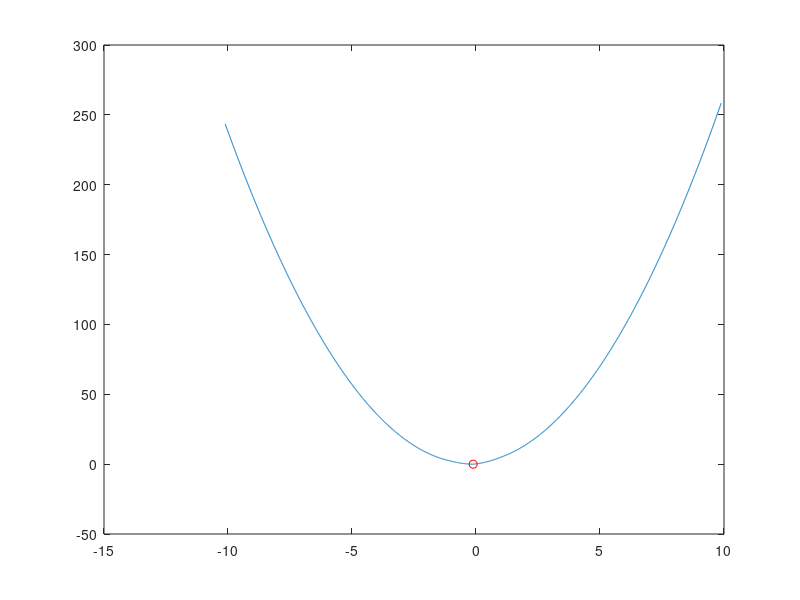
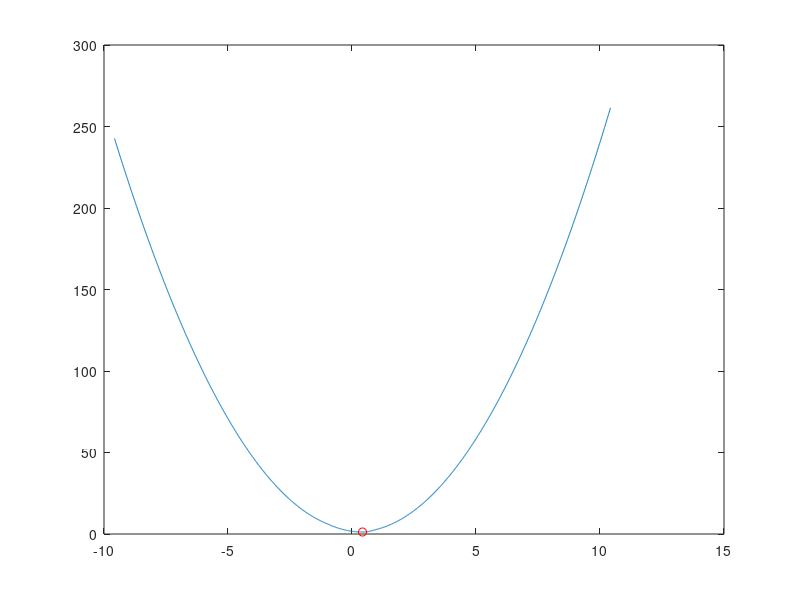
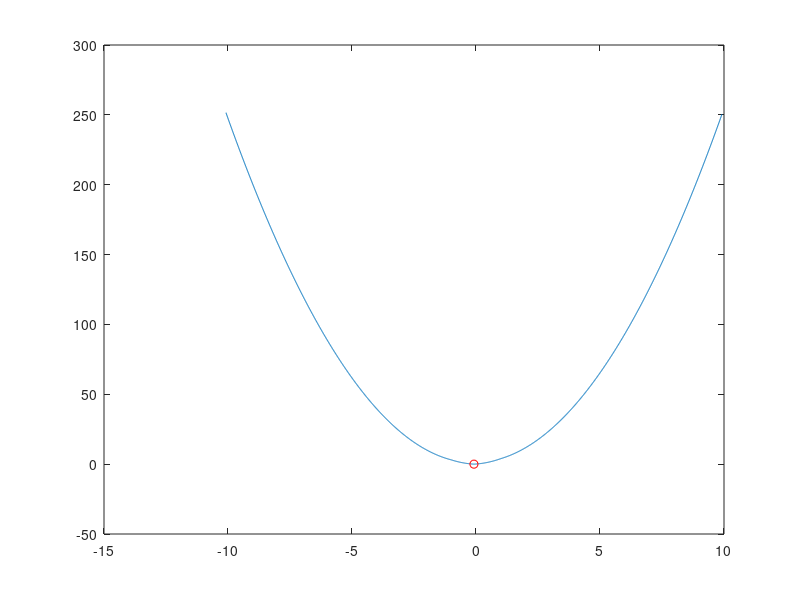
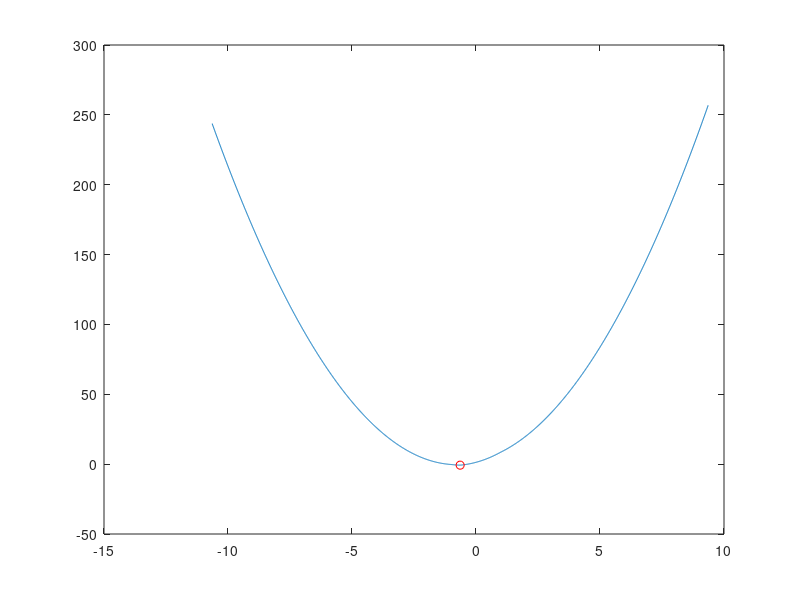

Write the MATLAB code that produced these figures, in order.
clear all; clc;

m=8;
n=6;
r = 3;
W0 = randn(m,r);
H0 = randn(r,n);
X = min(1, max(-1, W0*H0));


lambda = randn(m,n);
rho=5;


[U,S,V] = svds(X,r);
Theta = U*S*V';

W = U;
H = S*V';

A = W*H;

%for k=1:100
    Y =rho*A - lambda;


   c1 = find(Y > (rho+1));

   c2_1 = find(Y > (-rho +1));
   c2_2 = find (Y < (rho-1)); 
   c2   = intersect(c2_1,c2_2); 

   c3 = find(Y < (-rho-1));

   c4_1 = find(Y > (-rho-1));
   c4_2 = find(Y < (-rho));
   c4   = intersect(c4_1,c4_2);

   c5_1 = find (Y > rho);
   c5_2 = find(Y < (rho+1));
   c5   = intersect(c5_1,c5_2);

   c6_1 = find(Y > (rho-1));
   c6_2 = find(Y< rho);
   c6 = intersect(c6_1,c6_2);

   c7_1 = find(Y> (-rho));
   c7_2 = find(Y< (-rho +1));
   c7   = intersect(c7_1,c7_2);


    t1 = (rho*A - lambda) ./ (rho);
    
    t21 = (rho*A - lambda -1 ) ./ (rho);
    t22 = (rho*A - lambda +1 ) ./ (rho);
    t23 = X; 
    t2 = max(min(t22,X), t21);

    t3 = t1; 


    g1 = abs(X+1) +  t1.*lambda + rho/2*(t1 - A).^2;
    

    g2 = abs(X - t2) + t2.*lambda + rho/2*(t2 - A).^2;

    g3 = abs(X-1) +  t1.*lambda + rho/2*(t1 - A).^2;
    
    

    Theta(c1)=t3(c1);
    Theta(c2)=t2(c2);
    Theta(c3)=t1(c3);

    if g1(c4)<g2(c4)

       Theta(c4) = t1(c4);
    else
        Theta(c4) = t2(c4);
    end


    if g2(c5)<g3(c5)

       Theta(c5) = t2(c5);
    else
        Theta(c5) = t3(c5);
    end

    Theta(c6)=1;

    Theta(c7)=-1;






    obj = abs(X - min(1, max(-1,Theta))) + lambda.*Theta + rho/2 .* (Theta - A).^2;

    %W = (1/rho) * ((H*H') \ (H* lambda' + rho * H * Theta') );
    %W = W';
    %H = (1/rho) * ((W'*W) \ (W' * lambda + rho * W' * Theta) );
    %A = W*H;
    %lambda = lambda + rho*(Theta - A);

    for i = 1 : m
        for j = 1 : n
            thetaijint = [Theta(i,j)-10:0.01:Theta(i,j)+10]; 
            for k = 1 : length(thetaijint)
                fthetaijint(k) = abs(X(i,j) - min(1,max(-1,thetaijint(k)))) + lambda(i,j).*thetaijint(k) + rho/2 .* (thetaijint(k) - A(i,j)).^2; 
            end

            %if min(fthetaijint) < obj(i,j)-1e-12
                %disp('PROBLEM in your formula Atharva')
                  figure; 
            plot(thetaijint,fthetaijint);
            hold on; 
            plot(Theta(i,j),obj(i,j),'ro'); 

                %keyboard
            %end

        end
    end
%    error(k)= obj(i,j);

%end
